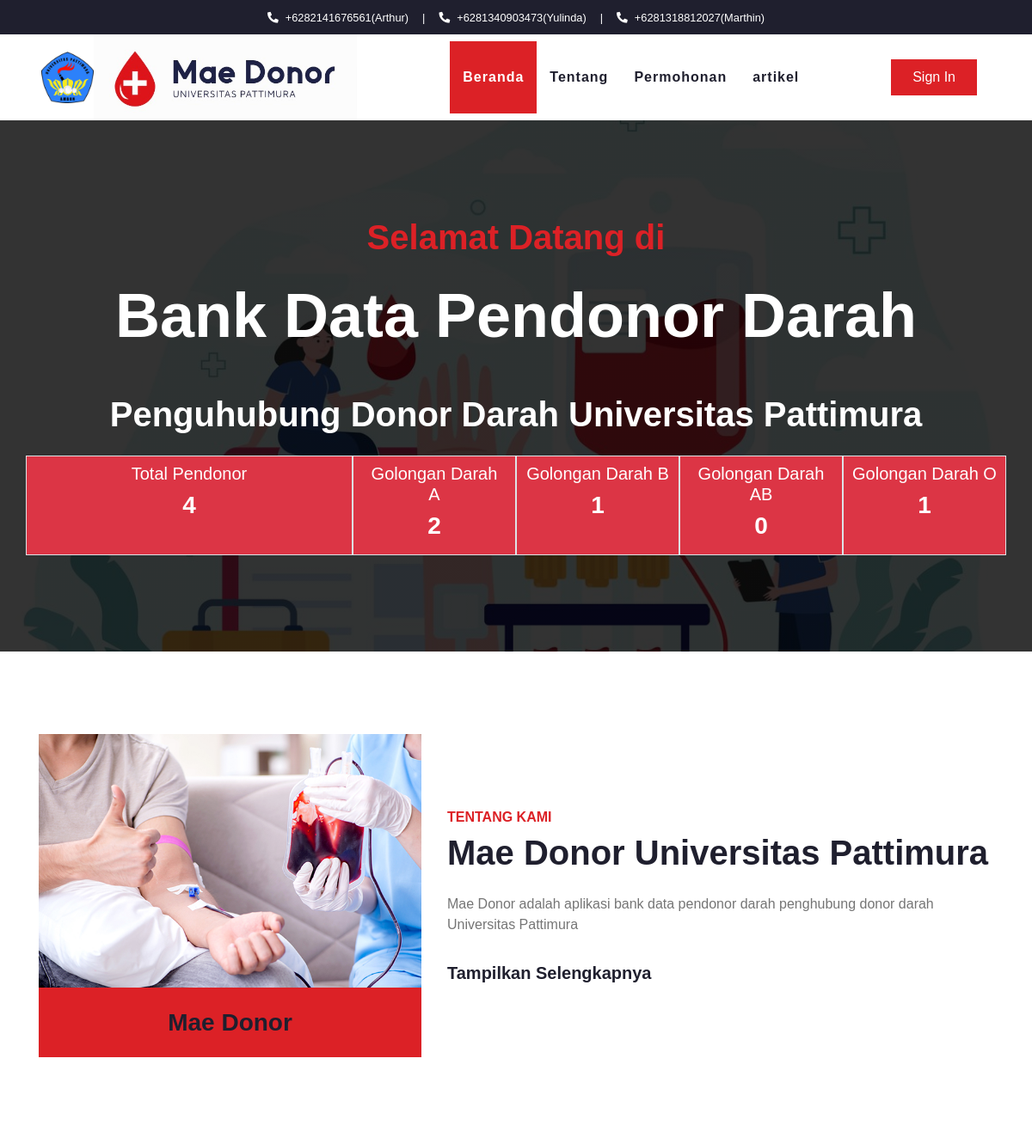
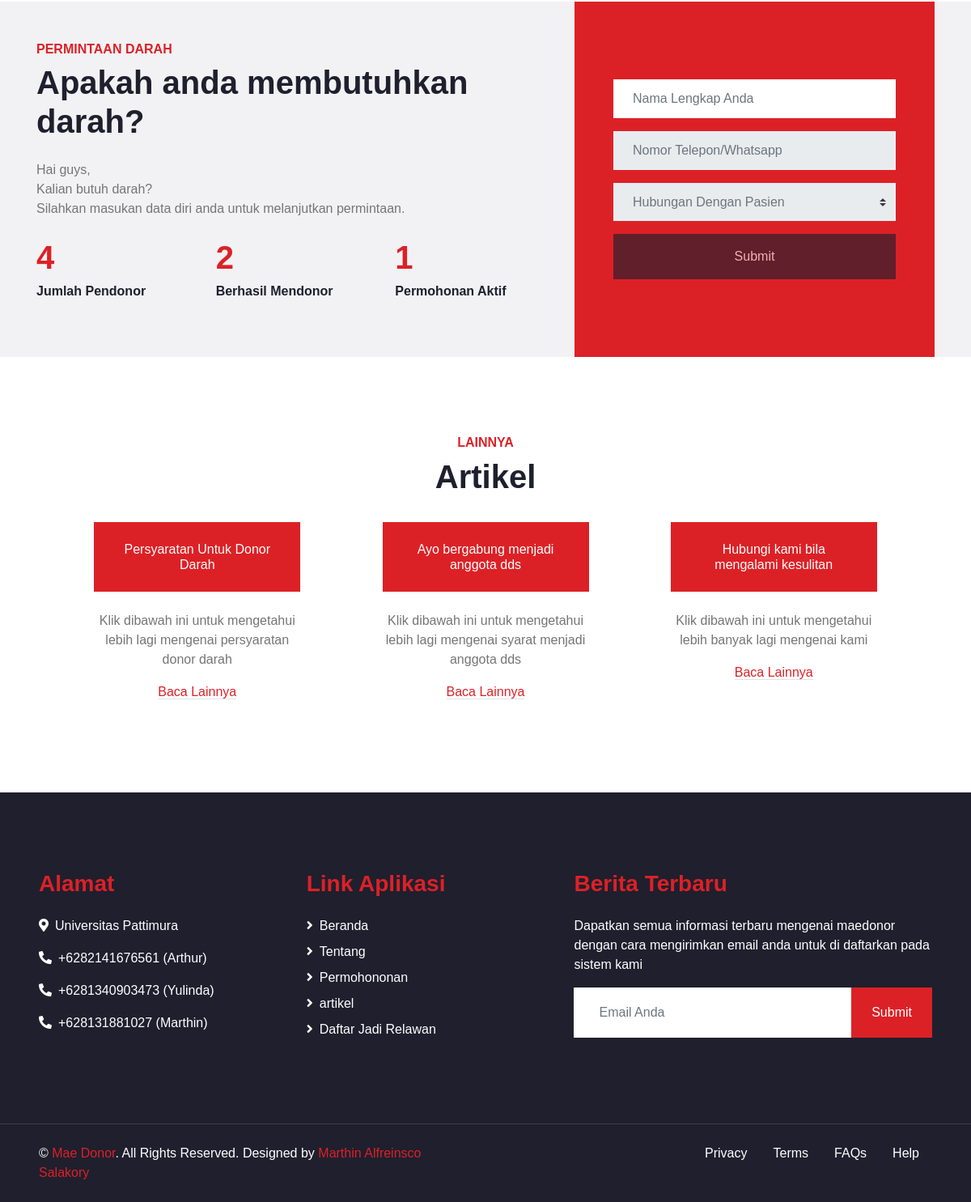
The page / on the database its author committed (2 pictures, top to bottom).
### tables this page shows
CREATE TABLE `artikel` (
  `id` int(11) NOT NULL,
  `judul` varchar(255) NOT NULL,
  `isi` longtext NOT NULL,
  `tanggal` date NOT NULL,
  `status` varchar(255) DEFAULT '0',
  `title` varchar(255) DEFAULT NULL,
  `deskripsi` text
);

### function.php (called while the page is built, shortened)
<?php
function db_conn()
{
    $db_host = 'localhost';
    $db_user = 'root';
    $db_pass = '';
    $db_name = 'maedonor';
    return mysqli_connect($db_host, $db_user, $db_pass, $db_name);
}
function db_query($query)
{
    return mysqli_query(db_conn(), $query);
}
function db_findAll($table, $array = [])
{
    if (empty($array)) {
        return db_query("SELECT * FROM $table");
    } else {
        foreach ($array as $key => $val) {
            if (isset($result)) {
                $result = $result . ' && ' . $key .  ' LIKE \'%' . $val . '%\'';
            } else {
                $result = $key .  ' LIKE \'%' . $val . '%\'';
            }
            return db_query("SELECT * FROM $table WHERE $result");
        }
    }
}
function db_count($table, $array = null)
{
    if ($array != null) {
        foreach ($array as $key => $val) {
            if (isset($result)) {
                $result = $result . ' && ' . $key .  ' = \'' . $val . '\'';
            } else {
                $result = $key .  ' = \'' . $val . '\'';
            }
        }
    } else {
        $result = 1;
    }
    return db_query("SELECT * FROM `$table` WHERE $result")->num_rows;
}

### index.php (the view, shortened to what this page needs)
<?php include 'function.php'; ?>
<!DOCTYPE html>
<html lang="en">
<head>
    <link href="lib/bootstrap-5.3.0/css/bootstrap.min.css" rel="stylesheet">
    <link href="css/fonts.css" rel="stylesheet">
    <link href="https://cdnjs.cloudflare.com/ajax/libs/font-awesome/5.10.0/css/all.min.css" rel="stylesheet">
    <link href="lib/owlcarousel/assets/owl.carousel.min.css" rel="stylesheet">
    <link href="css/style.css" rel="stylesheet">
</head>
<body>
    <div class="container-fluid bg-dark">
        <div class="row py-2 px-lg-5">
            <div class="col-12 text-center mb-2 mb-lg-0">
                <div class="d-inline-flex justify-content-evenly align-items-center text-white">
                    <small><a target="_blank" class="text-light" href="https://wa.me/6282141676561"><i class="fa fa-phone-alt mr-2"></i>+6282141676561(Arthur)</a></small>
                    <small class="px-3">|</small>
                    <small><a target="_blank" class="text-light" href="https://wa.me/6281340903473"><i class="fa fa-phone-alt mr-2"></i>+6281340903473(Yulinda)</a></small>
                    <small class="px-3">|</small>
                    <small><a target="_blank" class="text-light" href="https://wa.me/6281318812027"><i class="fa fa-phone-alt mr-2"></i>+6281318812027(Marthin)</a></small>
                </div>
            </div>
        </div>
    </div>
    <div class="container-fluid p-0">
        <nav class="navbar navbar-expand-lg bg-light navbar-light py-3 py-lg-0 px-lg-5">
            <a target="_blank" href="https://unpatti.ac.id" class="navbar-brand m-0 p-0">
                <img class="m-0 p-0" src="img/logo_unpatti.png" style="height: 60px;">
            </a>
            <a href="index.php" class="navbar-brand m-0 p-0">
                <img class="m-0 p-0" src="img/maedonor.jpeg" style="height: 100px;">
            </a>
            <div class="collapse navbar-collapse justify-content-between px-lg-3" id="navbarCollapse">
                <div class="navbar-nav m-auto py-0">
                    <a href="#" class="nav-item nav-link active">Beranda</a>
                    <a href="#tentang" class="nav-item nav-link">Tentang</a>
                    <a href="#donor" class="nav-item nav-link">Permohonan</a>
                    <a href="#artikel" class="nav-item nav-link">artikel</a>
                </div>
                <button class="btn btn-primary py-2 px-4 d-none d-lg-block" data-bs-toggle="modal" data-bs-target="#loginmodal">Sign In</button>
            </div>
        </nav>
    </div>
    <div class="jumbotron jumbotron-fluid mb-5">
        <div class="container text-center py-5">
            <h1 class="text-primary mb-4">Selamat Datang di</h1>
            <h1 class="text-white display-3 mb-5">Bank Data Pendonor Darah</h1>
            <h1 class="text-light mb-4">Penguhubung Donor Darah Universitas Pattimura</h1>
            <div class="row">
                <div class="col-4 bg-danger border border-2 py-2">
                    <h5 class="text-light">Total Pendonor</h5>
                    <h3 class="text-light mb-2"><?= db_count('pendonor'); ?></h3>
                </div>
                <div class="col-2 bg-danger border border-2 py-2">
                    <h5 class="text-light">Golongan Darah A</h5>
                    <h3 class="text-light mb-2"><?= db_count('pendonor', ['golongan_darah' => 'A']); ?></h3>
                </div>
                <div class="col-2 bg-danger border border-2 p-2">
                    <h5 class="text-light">Golongan Darah B</h5>
                    <h3 class="text-light mb-2"><?= db_count('pendonor', ['golongan_darah' => 'B']); ?></h3>
                </div>
                <div class="col-2 bg-danger border border-2 p-2">
                    <h5 class="text-light">Golongan Darah AB</h5>
                    <h3 class="text-light mb-2"><?= db_count('pendonor', ['golongan_darah' => 'AB']); ?></h3>
                </div>
                <div class="col-2 bg-danger border border-2 p-2">
                    <h5 class="text-light">Golongan Darah O</h5>
                    <h3 class="text-light mb-2"><?= db_count('pendonor', ['golongan_darah' => 'O']); ?></h3>
                </div>
            </div>
        </div>
    </div>
    <div class="container-fluid py-5" id="tentang">
        <div class="container">
            <div class="row align-items-center">
                <div class="col-lg-5 pb-4 pb-lg-0">
                    <img class="img-fluid w-100" src="img/donor1.jpg" alt="">
                    <div class="bg-primary text-dark text-center p-4">
                        <h3 class="m-0  ">Mae Donor</h3>
                    </div>
                </div>
                <div class="col-lg-7">
                    <h6 class="text-primary text-uppercase font-weight-bold">Tentang Kami</h6>
                    <h1 class="mb-4">Mae Donor Universitas Pattimura</h1>
                    <p class="mb-4">Mae Donor adalah aplikasi bank data pendonor darah penghubung donor darah Universitas Pattimura</p>
                    <div class="d-flex align-items-center pt-2">
                        <h5 class="font-weight-bold m-0"><a class="text-dark" href="#tentang">Tampilkan Selengkapnya</a></h5>
                    </div>
                </div>
            </div>
        </div>
    </div>
    <div class="container-fluid bg-secondary my-5" id="donor">
        <div class="container">
            <div class="row align-items-center">
                <div class="col-lg-7 py-5 py-lg-0">
                    <h6 class="text-primary text-uppercase font-weight-bold">Permintaan Darah</h6>
                    <h1 class="mb-4">Apakah anda membutuhkan darah?</h1>
                    <p class="mb-4">Hai guys,<br>Kalian butuh darah?<br>Silahkan masukan data diri anda untuk melanjutkan permintaan.</p>
                    <div class="row">
                        <div class="col-sm-4">
                            <h1 class="text-primary mb-2" data-toggle="counter-up"><?= db_count('pendonor'); ?></h1>
                            <h6 class="font-weight-bold mb-4">Jumlah Pendonor</h6>
                        </div>
                        <div class="col-sm-4">
                            <h1 class="text-primary mb-2" data-toggle="counter-up"><?= db_count('permohonan', ['status' => '2']); ?></h1>
                            <h6 class="font-weight-bold mb-4">Berhasil Mendonor</h6>
                        </div>
                        <div class="col-sm-4">
                            <h1 class="text-primary mb-2" data-toggle="counter-up"><?= db_count('permohonan', ['status' => '1']); ?></h1>
                            <h6 class="font-weight-bold mb-4">Permohonan Aktif</h6>
                        </div>
                    </div>
                </div>
                <div class="col-lg-5">
                    <div class="bg-primary py-5 px-4 px-sm-5">
                        <form class="py-5">
                            <div class="form-group">
                                <input oninput="$(this).val() == '' ? $('#inp2').attr('disabled', '') : $('#inp2').removeAttr('disabled'); $('#nama_wali').val($(this).val())" type="text" class="form-control border-0 p-4" placeholder="Nama Lengkap Anda" required="required" />
                            </div>
                            <div class="form-group">
                                <input id="inp2" disabled oninput="$(this).val() == '' ? $('#inp3').attr('disabled', '') : $('#inp3').removeAttr('disabled'); $('#no_telp').val($(this).val())" type="number" class="form-control border-0 p-4" placeholder="Nomor Telepon/Whatsapp" required="required" />
                            </div>
                            <div class="form-group">
                                <select id="inp3" disabled onchange="$(this).val() == '' ? $('#inp4').attr('disabled', '') : $('#inp4').removeAttr('disabled'); $('#hubungan').val($(this).val())" required class="custom-select border-0 px-4" style="height: 47px;">
                                    <option value="">Hubungan Dengan Pasien</option>
                                </select>
                            </div>
                            <div>
                                <button id="inp4" disabled class="btn btn-dark btn-block border-0 py-3" type="button" data-bs-toggle="modal" data-bs-target="#permohonan">Submit</button>
                            </div>
                        </form>
                    </div>
                </div>
            </div>
        </div>
    </div>
    <div class="container-fluid pt-5" id="artikel">
        <div class="container">
            <div class="text-center pb-2">
                <h6 class="text-primary text-uppercase font-weight-bold"><a class="text-primary" href="semua_artikel.php">Lainnya</a></h6>
                <h1 class="mb-4">Artikel</h1>
            </div>
            <div class="row pb-3" style="justify-content: space-evenly;">
                <?php foreach (db_findAll('artikel', ['status' => '1']) as $a) : ?>
                    <div class="col-lg-3 col-md-6 text-center mb-5">
                        <div class="d-flex align-items-center justify-content-center bg-primary mb-4 p-4">
                            <h6 class="text-white font-weight-medium m-0"><?= $a['title']; ?></h6>
                        </div>
                        <p><?= $a['deskripsi']; ?></p>
                        <a class="border-bottom text-decoration-none" href="detail_artikel.php?id=<?= $a['id']; ?>">Baca Lainnya</a>
                    </div>
                <?php endforeach; ?>
            </div>
        </div>
    </div>
    <div class="container-fluid bg-dark text-white mt-5 py-5 px-sm-3 px-md-5">
        <div class="row pt-5">
            <div class="col-lg-7 col-md-6">
                <div class="row">
                    <div class="col-md-6 mb-5">
                        <h3 class="text-primary mb-4">Alamat</h3>
                        <p><i class="fa fa-map-marker-alt mr-2"></i>Universitas Pattimura</p>
                        <p><a target="_blank" class="text-light" href="https://wa.me/6282141676561"><i class="fa fa-phone-alt mr-2"></i>+6282141676561 (Arthur)</a></p>
                        <p><a target="_blank" class="text-light" href="https://wa.me/6281340903473"><i class="fa fa-phone-alt mr-2"></i>+6281340903473 (Yulinda)</a></p>
                        <p><a target="_blank" class="text-light" href="https://wa.me/628131881027"><i class="fa fa-phone-alt mr-2"></i>+628131881027 (Marthin)</a></p>
                    </div>
                    <div class="col-md-6 mb-5">
                        <h3 class="text-primary mb-4">Link Aplikasi</h3>
                        <div class="d-flex flex-column justify-content-start">
                            <a class="text-white mb-2" href="#"><i class="fa fa-angle-right mr-2"></i>Beranda</a>
                            <a class="text-white mb-2" href="#tentang"><i class="fa fa-angle-right mr-2"></i>Tentang</a>
                            <a class="text-white mb-2" href="#donor"><i class="fa fa-angle-right mr-2"></i>Permohononan</a>
                            <a class="text-white mb-2" href="#artikel"><i class="fa fa-angle-right mr-2"></i>artikel</a>
                            <a class="text-white mb-2" href="daftar.php"><i class="fa fa-angle-right mr-2"></i>Daftar Jadi Relawan</a>
                        </div>
                    </div>
                </div>
            </div>
            <div class="col-lg-5 col-md-6 mb-5">
                <h3 class="text-primary mb-4">Berita Terbaru</h3>
                <p>Dapatkan semua informasi terbaru mengenai maedonor dengan cara mengirimkan email anda untuk di daftarkan pada sistem kami</p>
                <div class="w-100">
                    <div class="input-group">
                        <input type="text" class="form-control border-light" style="padding: 30px;" placeholder="Email Anda">
                        <div class="input-group-append">
                            <button class="btn btn-primary px-4">Submit</button>
                        </div>
                    </div>
                </div>
            </div>
        </div>
    </div>
    <div class="container-fluid bg-dark text-white border-top py-4 px-sm-3 px-md-5" style="border-color: #3E3E4E !important;">
        <div class="row">
            <div class="col-lg-6 text-center text-md-left mb-3 mb-md-0">
                <p class="m-0 text-white">&copy; <a href="#">Mae Donor</a>. All Rights Reserved.
                    Designed by <a href="https://wa.me/6281318812027">Marthin Alfreinsco Salakory</a>
                </p>
            </div>
            <div class="col-lg-6 text-center text-md-right">
                <ul class="nav d-inline-flex">
                    <li class="nav-item">
                        <a class="nav-link text-white py-0" href="#">Privacy</a>
                    </li>
                    <li class="nav-item">
                        <a class="nav-link text-white py-0" href="#">Terms</a>
                    </li>
                    <li class="nav-item">
                        <a class="nav-link text-white py-0" href="#">FAQs</a>
                    </li>
                    <li class="nav-item">
                        <a class="nav-link text-white py-0" href="#">Help</a>
                    </li>
                </ul>
            </div>
        </div>
    </div>
</body>
</html>

### rows shown on the page
artikel: title "Persyaratan Untuk Donor Darah", deskripsi "Klik dibawah ini untuk mengetahui lebih lagi mengenai persyaratan donor darah"
artikel: title "Ayo bergabung menjadi anggota dds", deskripsi "Klik dibawah ini untuk mengetahui lebih lagi mengenai syarat menjadi anggota dds"
artikel: title "Hubungi kami bila mengalami kesulitan", deskripsi "Klik dibawah ini untuk mengetahui lebih banyak lagi mengenai kami"

### other values the page prints
db_count('pendonor') "4"
db_count('pendonor', ['golongan_darah' => 'A']) "2"
db_count('pendonor', ['golongan_darah' => 'B']) "1"
db_count('pendonor', ['golongan_darah' => 'AB']) "0"
db_count('pendonor', ['golongan_darah' => 'O']) "1"
db_count('permohonan', ['status' => '2']) "2"
db_count('permohonan', ['status' => '1']) "1"
